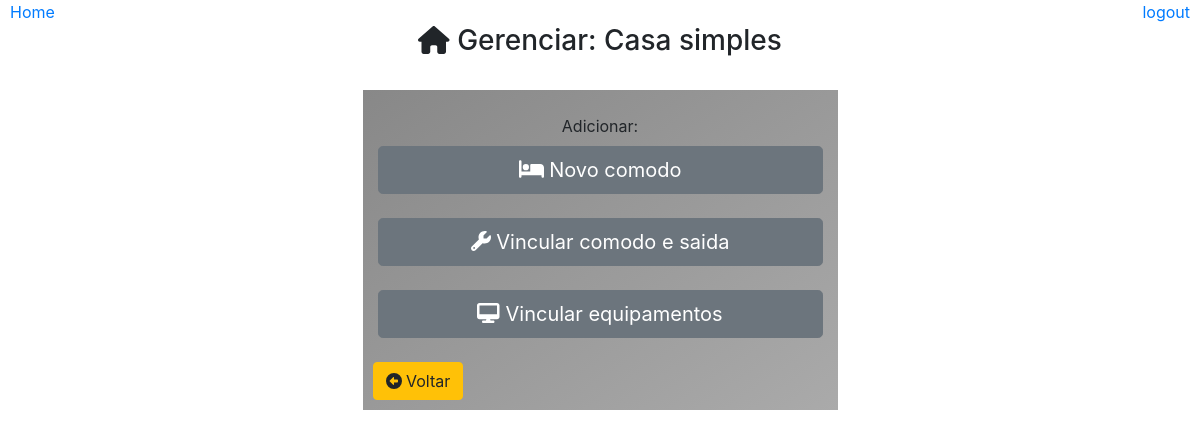
Page /visualizar/casa/?id=1 on the earlier database version.
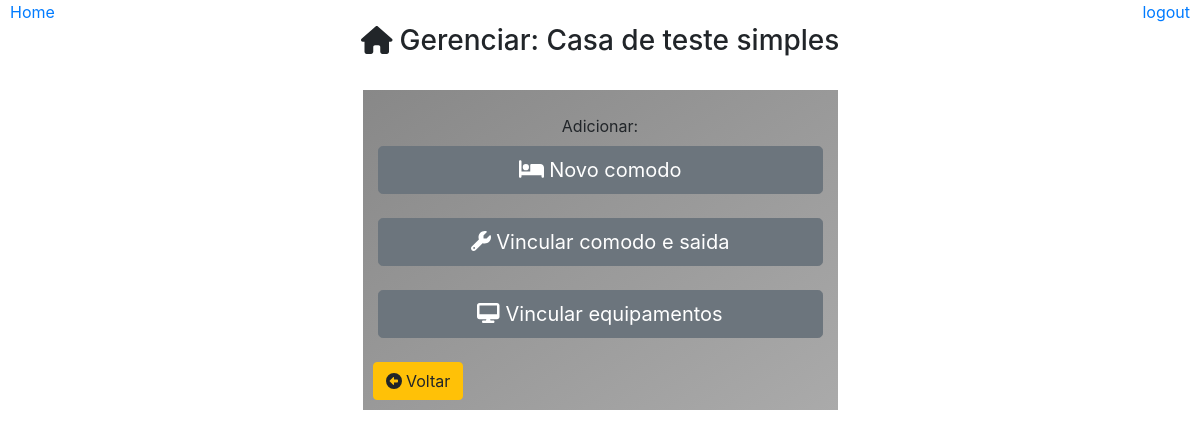
Same page on the later database version.
### core/models.py (models this page shows)
class Casa(models.Model):
    nome = models.CharField(max_length=30)
    class Meta:
        db_table = 'casa'

### core/pages/casa/views.py (the view)
# urls.py: path('visualizar/casa/', cadastro.VisualizarCasa),
def VisualizarCasa(request):
    id = request.GET.get('id')
    casa = None
    if id:
        casa = Casa.objects.get(id=id)
    dados  = {
        'titulo':'Visualizar casa',
        'casa': casa,
    }
    return render(request, 'casas/visualizar.html', dados)

### templates/casas/visualizar.html (shortened to what this page needs)
{% extends "model-page.html" %}
{% block content %}
<div align='center'>
    <br>
    <h3><i class='fa fa-home'></i> Gerenciar: {{casa.nome}}</h3><br>
    <div class="container">
        <div class="row">
            <div class="col col-6 col-sm-6 col-md-4 col-lg-5 col-xs-4 container box-gray">
                <br>
                <label>Adicionar: </label>
                <br>
                <form action="/cadastrar/novo/comodo" method="GET">
                    <button type="submit" class="btn btn-secondary btn-lg btn-block">
                        <i class='fa fa-bed'></i> Novo comodo
                    </button>
                </form>
                <br>
                <form action="/cadastrar/vincular/saida" method="GET">
                    <button type="submit" class="btn btn-secondary btn-lg btn-block">
                        <i class='fa fa-wrench'></i> Vincular comodo e saida
                    </button>
                </form>
                <br>
                <a type="button" class="btn btn-secondary btn-lg btn-block" href="/cadastrar/vincular/equipamento/?id={{casa.id}}">
                    <i class="fas fa-desktop"></i> Vincular equipamentos
                </a>
                <br>
                <a type="button" class="btn btn-warning" style="position: absolute; left: 10px;" href="/listar/">
                    <i class='fas fa-arrow-alt-circle-left'></i> Voltar
                </a>
                <br><br>
            </div>
        </div>
    </div>
</div>
{% endblock %}

Differences in the rows shown:
changed Casa: nome "Casa simples" → "Casa de teste simples"
